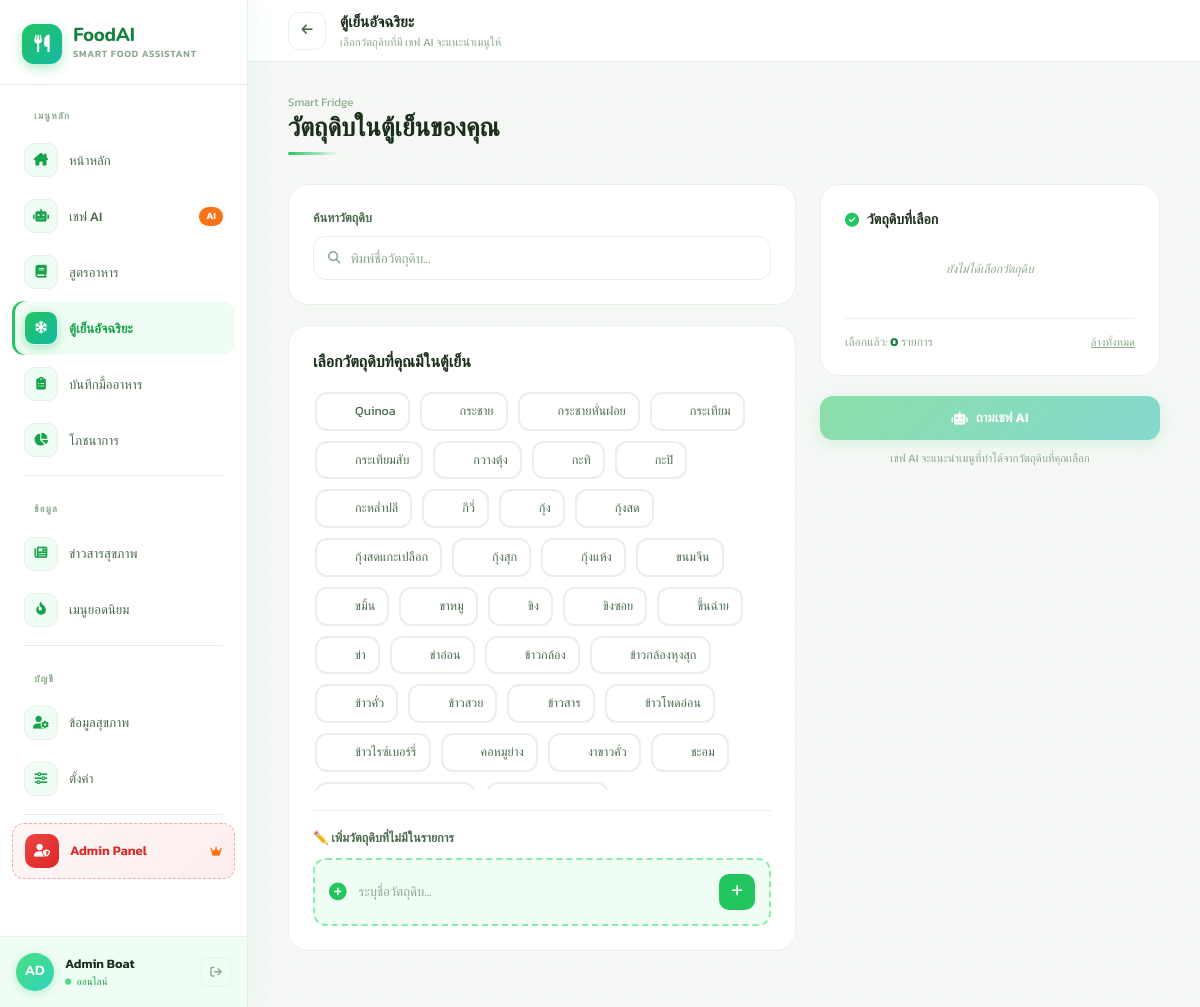
Screenshot of /pages/smart_fridge.php (signed in) with the database file from the repository.
### tables this page shows
CREATE TABLE `ingredients` (
  `id` int(11) NOT NULL,
  `name` varchar(100) NOT NULL,
  `calories_per_100g` decimal(10,2) DEFAULT 0.00,
  `protein_g` decimal(10,2) DEFAULT 0.00,
  `fat_g` decimal(10,2) DEFAULT 0.00,
  `carbs_g` decimal(10,2) DEFAULT 0.00,
  `sodium_mg` decimal(10,2) DEFAULT 0.00,
  `sugar_g` decimal(10,2) DEFAULT 0.00,
  `is_common_allergen` tinyint(1) DEFAULT 0
);

### pages/smart_fridge.php (the view, shortened to what this page needs)
<?php
include '../config/connect.php';
$ing_sql = "SELECT id, name FROM ingredients ORDER BY name ASC";
$ing_res = $conn->query($ing_sql);
$all_ingredients = [];
while ($row = $ing_res->fetch_assoc()) {
    $all_ingredients[] = $row;
}
?>
<!DOCTYPE html>
<html lang="th">
<head>
<script src="https://cdn.tailwindcss.com"></script>
<link rel="stylesheet" href="https://cdnjs.cloudflare.com/ajax/libs/font-awesome/6.4.0/css/all.min.css">
</head>
<body>
<?php include '../includes/sidebar.php' ?>
<div class="page-wrap">
  <header class="topbar">
    <a href="dashboard.php" class="tb-back"><i class="fas fa-arrow-left"></i></a>
    <div>
      <div style="font-family:'Nunito',sans-serif;font-size:.95rem;font-weight:800;color:var(--txt);">ตู้เย็นอัจฉริยะ</div>
      <div style="font-size:.7rem;color:var(--muted);">เลือกวัตถุดิบที่มี เชฟ AI จะแนะนำเมนูให้</div>
    </div>
  </header>
  <main>
    <div class="rv rv1" style="margin-bottom:1.8rem;">
      <p style="font-size:.72rem;color:var(--muted);margin-bottom:3px;">Smart Fridge</p>
      <h1 style="font-family:'Nunito',sans-serif;font-size:1.6rem;font-weight:800;color:var(--txt);line-height:1.1;">
        วัตถุดิบในตู้เย็นของคุณ
      </h1>
      <div class="gline" style="width:50px;margin-top:10px;"></div>
    </div>
    <div class="fridge-grid" style="display:grid;grid-template-columns:1fr 340px;gap:24px;align-items:start;">
      <div>
        <div class="rv rv2 card" style="margin-bottom:20px;">
          <label style="font-size:.78rem;font-weight:600;color:var(--sub);margin-bottom:8px;display:block;">ค้นหาวัตถุดิบ</label>
          <div class="search-wrap">
            <i class="fas fa-magnifying-glass" style="color:var(--muted);font-size:.78rem;"></i>
            <input type="text" id="searchInput" placeholder="พิมพ์ชื่อวัตถุดิบ..." oninput="filterIngredients(this.value)">
          </div>
        </div>
        <div class="rv rv3 card">
          <h2 class="stitle" style="margin-bottom:16px;">เลือกวัตถุดิบที่คุณมีในตู้เย็น</h2>
          <div id="ingredientGrid" style="display:flex;flex-wrap:wrap;gap:10px;margin-bottom:20px;max-height:400px;overflow-y:auto;padding:2px;">
            <?php foreach ($all_ingredients as $ing): ?>
            <div class="ing-chip" data-id="<?= $ing['id'] ?>" data-name="<?= htmlspecialchars($ing['name']) ?>" onclick="toggleIngredient(this)">
              <span><?= htmlspecialchars($ing['name']) ?></span>
            </div>
            <?php endforeach; ?>
          </div>
          <div style="border-top:1px solid var(--bdr);padding-top:18px;margin-top:18px;">
            <label style="font-size:.78rem;font-weight:600;color:var(--sub);margin-bottom:10px;display:block;">
              ✏️ เพิ่มวัตถุดิบที่ไม่มีในรายการ
            </label>
            <div class="add-custom">
              <i class="fas fa-plus-circle" style="color:var(--g500);font-size:1.1rem; flex-shrink:0;"></i>
              <input type="text" id="customInput" placeholder="ระบุชื่อวัตถุดิบ..." onkeypress="if(event.key==='Enter') addCustomIngredient()">
              <button class="add-btn" onclick="addCustomIngredient()">
                <i class="fas fa-plus"></i>
              </button>
            </div>
          </div>
        </div>
      </div>
      <div style="position:sticky;top:80px;">
        <div class="rv rv2 card" style="margin-bottom:20px;">
          <h3 style="font-size:.88rem;font-weight:700;color:var(--txt);margin-bottom:14px;display:flex;align-items:center;gap:8px;">
            <i class="fas fa-check-circle" style="color:var(--g500);"></i>
            วัตถุดิบที่เลือก
          </h3>
          <div id="selectedList" style="display:flex;flex-direction:column;gap:8px;min-height:60px;max-height:280px;overflow-y:auto;">
            <p style="font-size:.75rem;color:var(--muted);font-style:italic;text-align:center;padding:1rem 0;">
              ยังไม่ได้เลือกวัตถุดิบ
            </p>
          </div>
          <div style="border-top:1px solid var(--bdr);padding-top:14px;margin-top:14px;display:flex;justify-content:space-between;align-items:center;">
            <span style="font-size:.75rem;color:var(--muted);">เลือกแล้ว: <strong id="countDisplay" style="color:var(--g700);">0</strong> รายการ</span>
            <button onclick="clearAll()" style="font-size:.7rem;color:var(--muted);background:transparent;border:none;cursor:pointer;text-decoration:underline;">
              ล้างทั้งหมด
            </button>
          </div>
        </div>
        <div class="rv rv3">
          <button id="askChefBtn" class="btn-green" style="width:100%;justify-content:center;display:flex;align-items:center;gap:8px;" onclick="askAIChef()" disabled>
            <i class="fas fa-robot"></i> ถามเชฟ AI
          </button>
          <p style="font-size:.7rem;color:var(--muted);text-align:center;margin-top:10px;line-height:1.55;">
            เชฟ AI จะแนะนำเมนูที่ทำได้จากวัตถุดิบที่คุณเลือก
          </p>
        </div>
      </div>
    </div>
  </main>
</div>
</body>
</html>

### pages/smart_fridge.php (style rules this page uses)
:root { --g50:#f0fdf4;--g100:#dcfce7;--g200:#bbf7d0;--g300:#86efac; --g400:#4ade80;--g500:#22c55e;--g600:#16a34a;--g700:#15803d; --t400:#2dd4bf;--t500:#14b8a6;--t600:#0d9488; --bg:#f5f8f5;--card:#fff;--bdr:#e8f0e9; --txt:#1a2e1a;--sub:#4b6b4e;--muted:#8da98f; --sb-w:248px; }
* { box-sizing:border-box;margin:0;padding:0; }
body { font-family:'Kanit',sans-serif;background:var(--bg);color:var(--txt);min-height:100vh;display:flex; }
body::before { content:'';position:fixed;inset:0;pointer-events:none;z-index:0;background-image:radial-gradient(circle,#c8e6c9 1px,transparent 1px);background-size:28px 28px;opacity:.35; }
main { padding: 2rem 2.5rem 3.5rem; width: 100%; max-width: 100%; margin: 0 auto; }
.page-wrap { margin-left:var(--sb-w);flex:1;position:relative;z-index:1;min-width:0; }
.topbar { height:62px;background:rgba(255,255,255,.9);backdrop-filter:blur(12px);border-bottom:1px solid #e5ede6;display:flex;align-items:center;padding:0 2.5rem;gap:14px;position:sticky;top:0;z-index:50; }
.tb-back { width:38px;height:38px;border-radius:11px;background:#fff;border:1px solid var(--bdr);display:flex;align-items:center;justify-content:center;color:var(--sub);text-decoration:none;font-size:.8rem;transition:all .18s; }
.rv { opacity:0;animation:slideUp .5s cubic-bezier(.22,1,.36,1) forwards; }
.rv1 { animation-delay:.04s; }
.rv2 { animation-delay:.10s; }
.rv3 { animation-delay:.17s; }
.stitle { font-family:'Nunito',sans-serif;font-size:1rem;font-weight:800;color:var(--txt);display:flex;align-items:center;gap:8px; }
.gline { height:3px;background:linear-gradient(90deg,var(--g500),transparent);border-radius:99px; }
.card { background:#fff;border:1px solid var(--bdr);border-radius:20px;padding:24px; }
.search-wrap { background:#fff;border:1.5px solid var(--bdr);border-radius:13px;display:flex;align-items:center;gap:10px;padding:0 14px;height:44px;transition:border-color .18s,box-shadow .18s; }
.search-wrap input { border:none;outline:none;background:transparent;font-family:'Kanit',sans-serif;font-size:.85rem;color:var(--txt);width:100%;flex:1; }
.search-wrap input::placeholder { color:var(--muted); }
.ing-chip { border:2px solid var(--bdr);background:#fff;border-radius:12px;padding:8px 12px;font-size:.78rem;color:var(--sub);cursor:pointer;transition:all .18s;user-select:none;display:flex;align-items:center;gap:8px; }
.btn-green { background:linear-gradient(135deg,var(--g500),var(--t500));color:#fff;font-size:.82rem;font-weight:700;padding:12px 28px;border-radius:13px;border:none;cursor:pointer;transition:opacity .2s,box-shadow .2s;box-shadow:0 4px 16px rgba(34,197,94,.3);font-family:'Kanit',sans-serif; }
.btn-green:disabled { opacity:.5;cursor:not-allowed; }
.add-custom { border:2px dashed var(--g300);background:var(--g50);border-radius:13px;padding:14px;display:flex;align-items:center;gap:12px; }
.add-custom input { flex:1;border:none;background:transparent;outline:none;font-family:'Kanit',sans-serif;font-size:.82rem;color:var(--txt); }
.add-custom input::placeholder { color:var(--muted); }
.add-btn { width:36px;height:36px;border-radius:10px;background:var(--g500);color:#fff;border:none;display:flex;align-items:center;justify-content:center;font-size:.8rem;cursor:pointer;transition:all .18s; }

### includes/sidebar.php (style rules this page uses)
:root { --g50: #f0fdf4; --g100: #dcfce7; --g200: #bbf7d0; --g400: #4ade80; --g500: #22c55e; --g600: #16a34a; --g700: #15803d; --t400: #2dd4bf; --t500: #14b8a6; --sb-bg: #ffffff; --sb-w: 248px; --sb-bdr: #e5ede6; --txt: #1a2e1a; --sub: #4b6b4e; --muted: #8da98f; --orange: #f97316; --bdr: #e8f0e9; }

### rows the page displays
ingredients: name "Quinoa"
ingredients: name "กระชาย"
ingredients: name "กระชายหั่นฝอย"
ingredients: name "กระเทียม"
ingredients: name "กระเทียมสับ"
ingredients: name "กวางตุ้ง"
ingredients: name "กะทิ"
ingredients: name "กะปิ"
ingredients: name "กะหล่ำปลี"
ingredients: name "กีวี่"
ingredients: name "กุ้ง"
ingredients: name "กุ้งสด"
ingredients: name "กุ้งสดแกะเปลือก"
ingredients: name "กุ้งสุก"
ingredients: name "กุ้งแห้ง"
ingredients: name "ขนมจีน"
ingredients: name "ขมิ้น"
ingredients: name "ขาหมู"
ingredients: name "ขิง"
ingredients: name "ขิงซอย"
ingredients: name "ขึ้นฉ่าย"
ingredients: name "ข่า"
ingredients: name "ข่าอ่อน"
ingredients: name "ข้าวกล้อง"
ingredients: name "ข้าวกล้องหุงสุก"
ingredients: name "ข้าวคั่ว"
ingredients: name "ข้าวสวย"
ingredients: name "ข้าวสาร"
ingredients: name "ข้าวโพดอ่อน"
ingredients: name "ข้าวไรซ์เบอร์รี่"
ingredients: name "คอหมูย่าง"
ingredients: name "งาขาวคั่ว"
ingredients: name "ชะอม"

### other values shown
$initials ?: 'U' "AD"
$username "Admin Boat"
